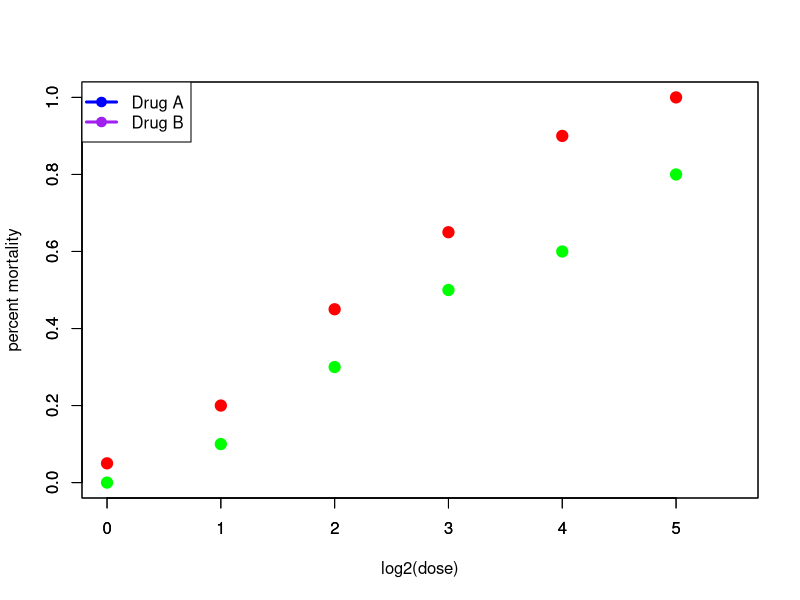
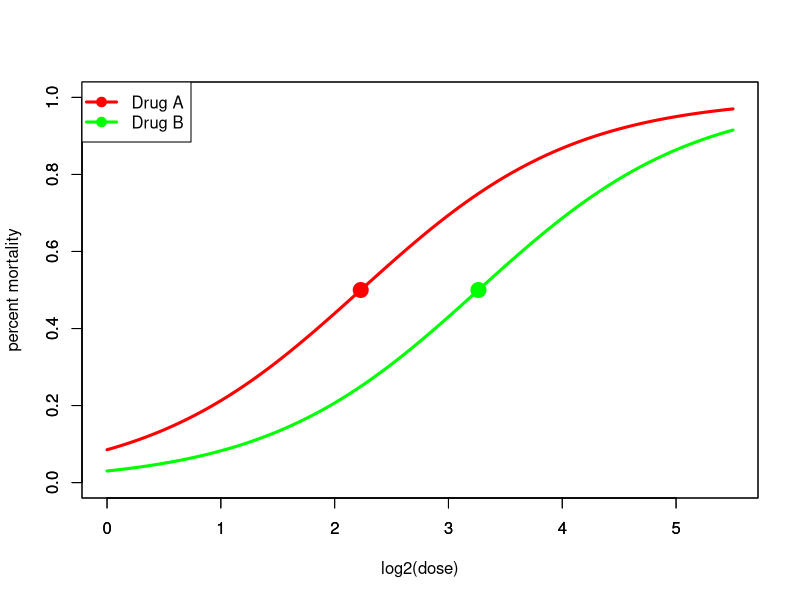

R code for these plots, in order:
dose<- rep(c(1, 2, 4, 8, 16, 32), 2)
L2dose<- log2(dose)
dumB<- c(rep(0, 6), rep(1, 6))
dumB.L2dose <- dumB*L2dose
nn<- rep(20, 12)
yy<- c(1, 4, 9, 13, 18, 20, 0, 2, 6, 10, 12, 16)
pct<- yy/nn
(budworms<- data.frame(dose, L2dose, dumB, dumB.L2dose, yy, nn, pct))
budwormsA<- subset(budworms, dumB == 0)
budwormsB<- subset(budworms, dumB == 1)
xrange <- range(0, 5.5); yrange <- range(0, 1)
plot(budwormsA$L2dose, budwormsA$pct, pch = 19, cex = 1.5, col = "red",
     xlab = "log2(dose)", ylab = "percent mortality",
     ylim = yrange, xlim = xrange); par(new = T)
plot(budwormsB$L2dose, budwormsB$pct, pch = 19, cex = 1.5, col = "green",
     xlab = "", ylab = "", ylim = yrange, xlim = xrange)
legend("topleft", legend = c("Drug A", "Drug B"),
       col = c("blue", "purple"), lty = c(1, 1), pch = c(19, 19), lwd = 3)

#Verify (via testing) that the drug A and B logistic curves are parallel here (report the TS and p-value)
(budworms <- data.frame(dose, L2dose, dumB, dumB.L2dose, yy, nn, pct))
fit <- glm(pct ~ L2dose + dumB + dumB.L2dose, family = binomial, weight = nn,
           data = budworms)
summary(fit)
fit2 <- glm(pct ~ L2dose + dumB, family = binomial, weight = nn, data = budworms)
summary(fit2)
#library(car)
anova(fit2, fit, test = "LRT")
coef(fit2)
coef(fit2)[2]
newx <- seq(0, 5.5, length = 500)
binomial.logit.fit <- function(x, a, b) {
  ex <- exp(a + b*x)
  ex/(1 + ex)
}

pctA <- binomial.logit.fit(newx, coef(fit2)[1], coef(fit2)[2])
pctB <- binomial.logit.fit(newx, coef(fit2)[1] + coef(fit2)[3], coef(fit2)[2])
xrange <- range(0, 5.5)
yrange <- range(0, 1)

plot(newx, pctA, type = "l", lwd = 3, col = "red", xlim = xrange, ylim = yrange,
     xlab = "log2(dose)", ylab = "percent mortality")
par(new = T)
plot(newx, pctB, type = "l", lwd = 3, col = "green", xlim = xrange, ylim = yrange,
     xlab = "", ylab = "")
legend("topleft", legend = c("Drug A", "Drug B"),
       col = c("red", "green"), lty = c(1, 1), pch = c(19, 19), lwd = 3)
(LD50A <- -coef(fit2)[1]/coef(fit2)[2])
(LD50B <- -(coef(fit2)[1] + coef(fit2)[3])/coef(fit2)[2])
points(LD50A, 0.5, pch = 19, col = "red", cex = 2)
points(LD50B, 0.5, pch = 19, col = "green", cex = 2)

(RPlogscale <- LD50B/LD50A)
(RP <- 2^RPlogscale)
coef(fit2)[3]
